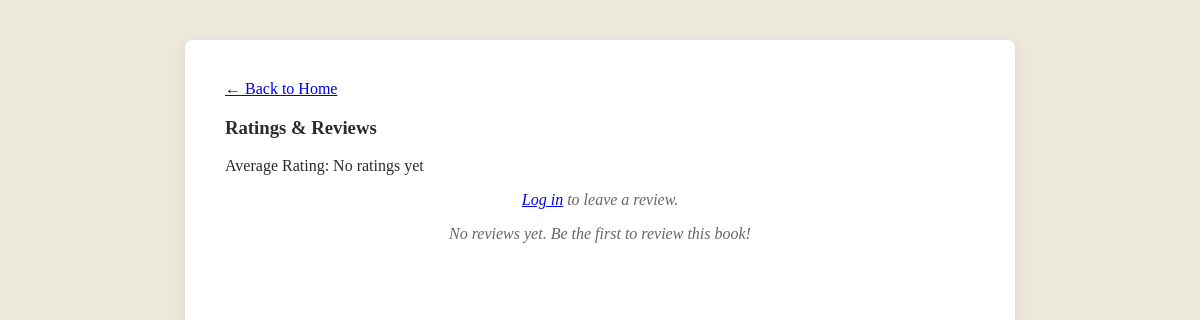
The app's page /catalog/book/21/, older data.
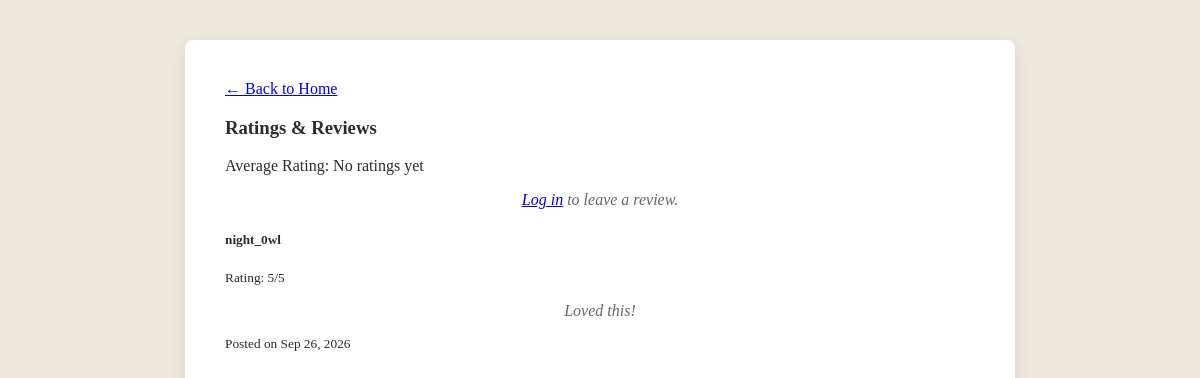
The same page, newer data.
### catalog/models.py (models this page shows, shortened)
class Review(models.Model):
    review_id = models.AutoField(primary_key=True)
    book = models.ForeignKey(Book, on_delete=models.CASCADE, related_name='reviews')
    user = models.ForeignKey(User, on_delete=models.CASCADE, related_name='reviews')
    rating = models.IntegerField()
    comment = models.TextField()
    created_at = models.DateTimeField(auto_now_add=True)
    updated_at = models.DateTimeField(auto_now=True)

### catalog/views.py (the view)
# urls.py: path('book/<int:book_id>/', views.book_detail, name='book_detail'),
def book_detail(request, book_id):
    book = get_object_or_404(Book, pk=book_id)
    reviews = Review.objects.filter(book=book)
    user_has_reviewed = False
    if request.user.is_authenticated:
        user_has_reviewed = reviews.filter(user=request.user).exists()
    context = {
        'book': book,
        'reviews': reviews,
        'user_has_reviewed': user_has_reviewed,
    }
    return render(request, 'catalog/book_detail.html', context)

### catalog/templates/catalog/book_detail.html (shortened to what this page needs)
<head>
    {% load static %}
    <link rel="stylesheet" href="{% static 'catalog/style.css' %}">
</head>
<body>
    <div class="book-card">
        <div class="mb-3">
        <a href="{% url 'index' %}" class="btn btn-secondary btn-sm">← Back to Home</a>
    </div>
    <div class="reviews-section mt-5">
    <h3>Ratings & Reviews</h3>
    <div class="mb-3">
        <span class="fs-4 fw-bold">Average Rating: {{ book.average_rating|default:"No ratings yet" }}</span>
    </div>
    {% if user.is_authenticated %}
        {% if not user_has_reviewed %}
        <form method="POST" action="{% url 'add_review' book.pk %}" class="mb-4">
            {% csrf_token %}
            <div class="mb-3">
                <label for="rating" class="form-label">Rating (1-5)</label>
                <select name="rating" id="rating" class="form-select" required>
                    <option value="" selected disabled>Choose...</option>
                    <option value="1">1 - Poor</option>
                    <option value="2">2 - Average</option>
                    <option value="3">3 - Good</option>
                    <option value="4">4 - Very Good</option>
                    <option value="5">5 - Excellent</option>
                </select>
            </div>
            <div class="mb-3">
                <label for="comment" class="form-label">Review Comment</label>
                <textarea name="comment" id="comment" rows="3" class="form-control" placeholder="Write your review here..."></textarea>
            </div>
            <button type="submit" class="btn btn-primary">Submit Review</button>
        </form>
    {% else %}
        <p class="text-muted fst-italic mb-4">You have already reviewed this book. You can edit your existing review below.</p>
        {% endif %}
    {% else %}
        <p><a href="{% url 'login' %}">Log in</a> to leave a review.</p>
    {% endif %}
    <div class="list-group">
        {% for review in reviews %}
            <div class="list-group-item list-group-item-action flex-column align-items-start mb-2">
                <div class="d-flex w-100 justify-content-between">
                    <h5 class="mb-1">{{ review.user.username }}</h5>
                    <small>Rating: {{ review.rating }}/5</small>
                </div>
                <p class="mb-1">{{ review.comment }}</p>
                <small class="text-muted">Posted on {{ review.created_at|date:"M d, Y" }}</small>
            </div>
        {% empty %}
            <p class="text-muted">No reviews yet. Be the first to review this book!</p>
        {% endfor %}
    </div>
</div>
</body>
</html>

Row changes from the older to the newer data that the page shows:
added Review: user.username "night_0wl", rating "5", comment "Loved this!", created_at "Sep 26, 2026"
Text that changed along with them:
text no longer shown: "No reviews yet. Be the first to review this book!"
